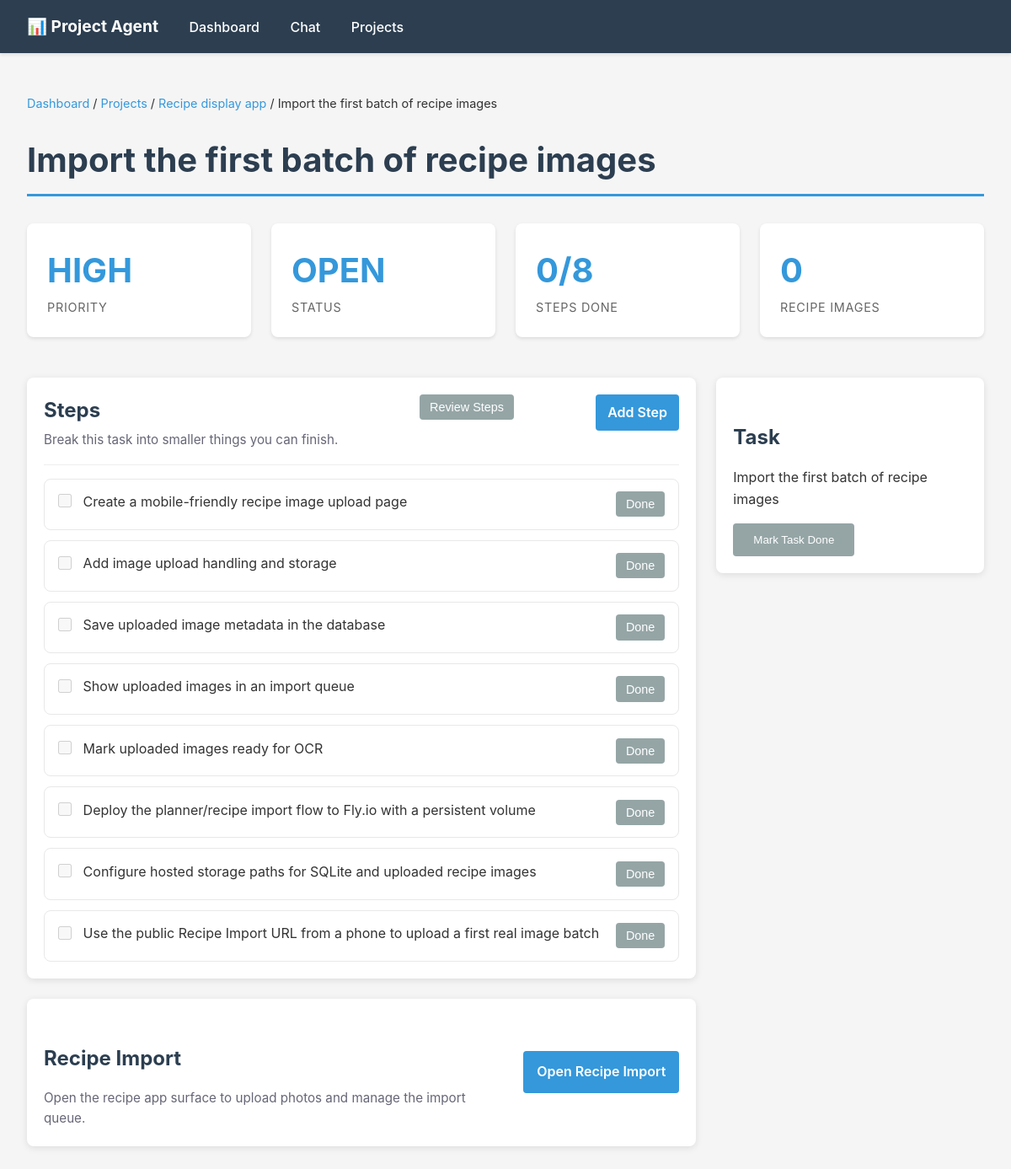
The page /projects/2/actions/10 on the database as committed earlier.
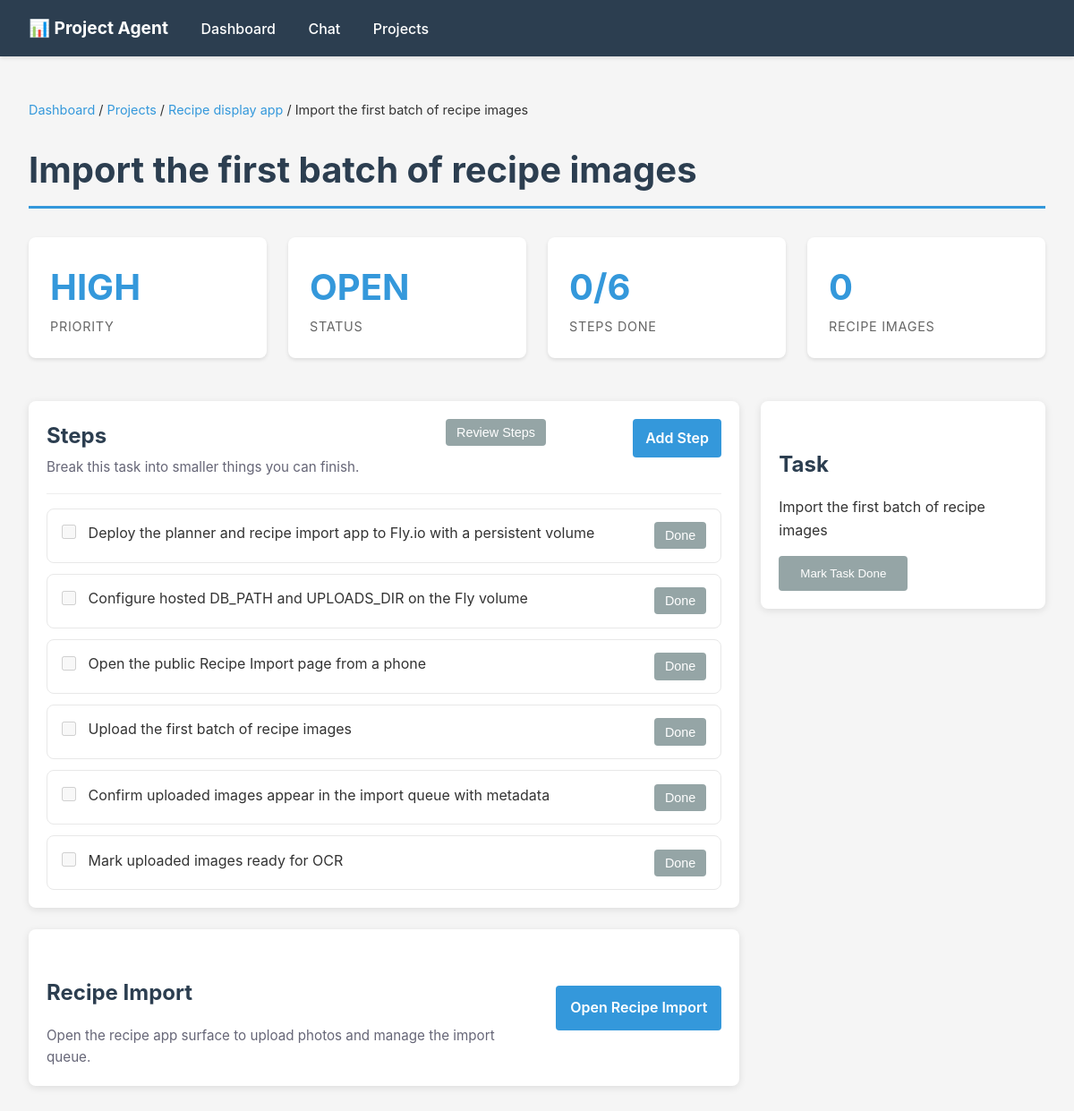
The same page on the database as committed later.
### tables this page shows
CREATE TABLE task_steps (
                id INTEGER PRIMARY KEY AUTOINCREMENT,
                action_id INTEGER NOT NULL,
                step TEXT NOT NULL,
                status TEXT DEFAULT 'open',
                sort_order INTEGER DEFAULT 100,
                completed_at TEXT DEFAULT '',
                created_at TEXT DEFAULT CURRENT_TIMESTAMP,
                FOREIGN KEY (action_id) REFERENCES recommended_actions(id) ON DELETE CASCADE
            );

### api.py (the view)
@app.get("/projects/{project_id}/actions/{action_id}")
def action_detail(request: Request, project_id: int, action_id: int):
    project = dict_from_row(db.get_project_by_id(project_id))
    action = dict_from_row(db.get_recommended_action(action_id))
    if not project or not action or action["project_id"] != project_id:
        raise HTTPException(status_code=404, detail="Task not found")
    context = {
        "request": request,
        "project": project,
        "action": action,
        "steps": dicts_from_rows(db.get_task_steps(action_id)),
        "recipe_image_count": len(db.get_recipe_images(action_id)),
        "recipe_import_url": f"/apps/recipes/import?project_id={project_id}&action_id={action_id}",
    }
    template = jinja_env.get_template("action_detail.html")
    html = template.render(context)
    return HTMLResponse(html)

### templates/action_detail.html (shortened to what this page needs)
{% extends "base.html" %}
{% block content %}
<div class="breadcrumb">
    <a href="/">Dashboard</a> / <a href="/projects">Projects</a> / <a href="/projects/{{ project.id }}">{{ project.name }}</a> / {{ action.action }}
</div>
<h1>{{ action.action }}</h1>
<div class="dashboard-grid compact-metrics">
    <div class="metric">
        <div class="metric-value">{{ action.priority|upper }}</div>
        <div class="metric-label">Priority</div>
    </div>
    <div class="metric">
        <div class="metric-value">{{ action.status|upper }}</div>
        <div class="metric-label">Status</div>
    </div>
    <div class="metric">
        <div class="metric-value">{{ steps|selectattr('status', 'equalto', 'done')|list|length }}/{{ steps|length }}</div>
        <div class="metric-label">Steps Done</div>
    </div>
    <div class="metric">
        <div class="metric-value">{{ recipe_image_count }}</div>
        <div class="metric-label">Recipe Images</div>
    </div>
</div>
<div class="task-detail-layout">
    <main>
        <section class="detail-section">
            <div class="section-header">
                <div>
                    <h2>Steps</h2>
                    <p class="section-subtitle">Break this task into smaller things you can finish.</p>
                </div>
                <form method="post" action="/projects/{{ project.id }}/actions/{{ action.id }}/steps/review" class="inline-form">
                    <button type="submit" class="secondary compact">Review Steps</button>
                </form>
                <details class="inline-create">
                    <summary>Add Step</summary>
                </details>
            </div>
            {% if steps %}
                <div class="task-list">
                    {% for step in steps %}
                        <article class="step-row {% if step.status == 'done' %}completed{% endif %}">
                            <div class="step-copy">
                                <input type="checkbox" {% if step.status == 'done' %}checked{% endif %} disabled>
                                <span>{{ step.step }}</span>
                            </div>
                            {% if step.status != 'done' %}
                                <form method="post" action="/projects/{{ project.id }}/actions/{{ action.id }}/steps/{{ step.id }}/complete" class="inline-form">
                                    <button type="submit" class="secondary compact">Done</button>
                                </form>
                            {% endif %}
                        </article>
                    {% endfor %}
                </div>
            {% else %}
                <div class="empty-state">
                    <p>No steps yet.</p>
                </div>
            {% endif %}
        </section>
        <section class="detail-section app-handoff">
            <div>
                <h2>Recipe Import</h2>
                <p class="section-subtitle">Open the recipe app surface to upload photos and manage the import queue.</p>
            </div>
            <a class="button-link" href="{{ recipe_import_url }}">Open Recipe Import</a>
        </section>
    </main>
    <aside>
        <section class="detail-section">
            <h2>Task</h2>
            <p>{{ action.action }}</p>
            <form method="post" action="/projects/{{ project.id }}/actions/{{ action.id }}/complete" class="plain-form">
                <button type="submit" class="secondary">Mark Task Done</button>
            </form>
        </section>
    </aside>
</div>
{% endblock %}

Rows that differ between the two databases and show on the page:
no longer on this page (row edited): task_steps: step "Create a mobile-friendly recipe image upload page"
no longer on this page (row edited): task_steps: step "Add image upload handling and storage"
no longer on this page (row edited): task_steps: step "Save uploaded image metadata in the database"
no longer on this page (row edited): task_steps: step "Show uploaded images in an import queue"
no longer on this page (row edited): task_steps: step "Deploy the planner/recipe import flow to Fly.io with a persistent volume"
no longer on this page (row edited): task_steps: step "Configure hosted storage paths for SQLite and uploaded recipe images"
no longer on this page (row edited): task_steps: step "Use the public Recipe Import URL from a phone to upload a first real image batch"
added task_steps: step "Deploy the planner and recipe import app to Fly.io with a persistent volume"
added task_steps: step "Configure hosted DB_PATH and UPLOADS_DIR on the Fly volume"
added task_steps: step "Open the public Recipe Import page from a phone"
added task_steps: step "Upload the first batch of recipe images"
added task_steps: step "Confirm uploaded images appear in the import queue with metadata"
Other text that changed with them:
{{ steps|length }}: "8" → "6"
